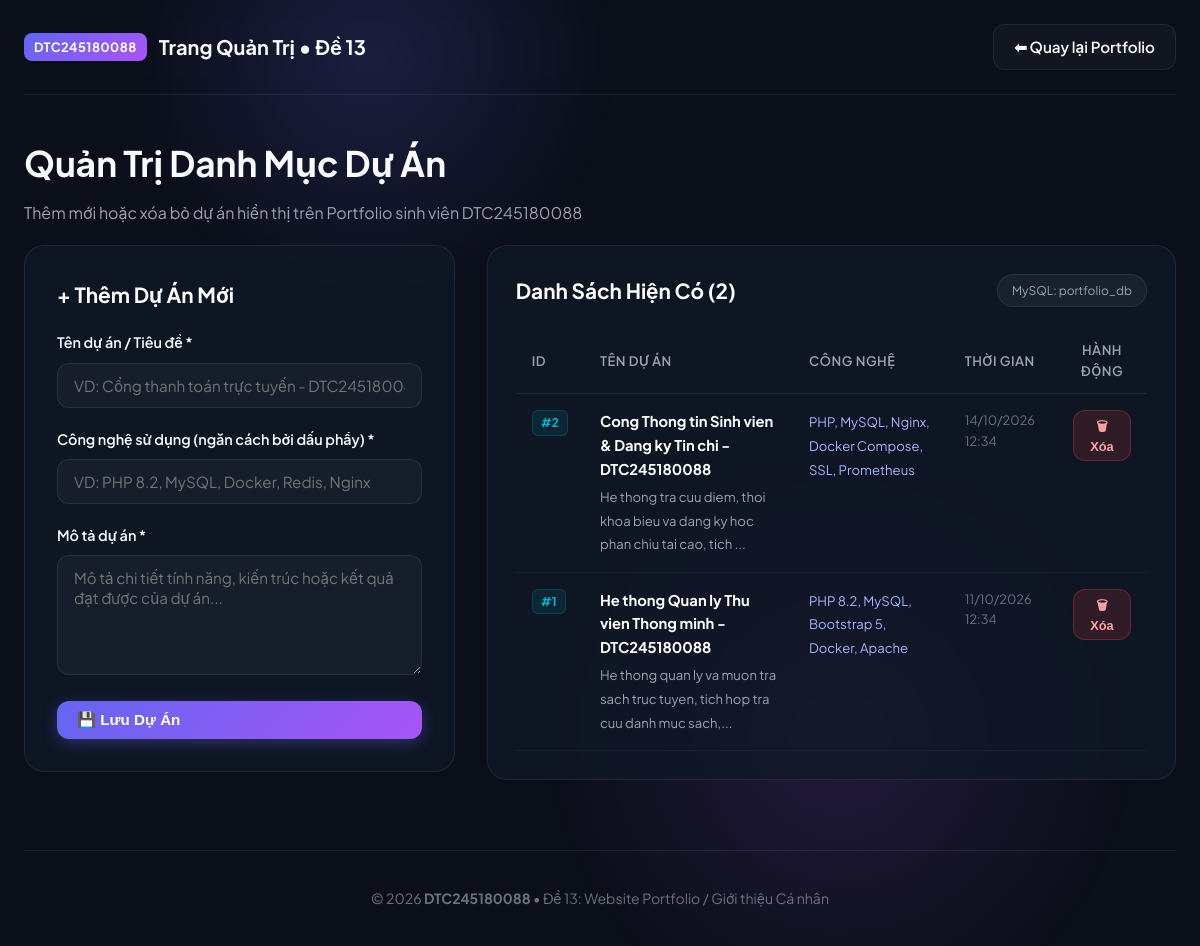
/app/admin.php, run on the app's committed database.
### tables this page shows
CREATE TABLE IF NOT EXISTS `projects` (
    `id` INT AUTO_INCREMENT PRIMARY KEY,
    `title` VARCHAR(255) NOT NULL,
    `description` TEXT NOT NULL,
    `tech_stack` VARCHAR(255) NOT NULL,
    `created_at` TIMESTAMP DEFAULT CURRENT_TIMESTAMP
);

### app/admin.php (the view, shortened to what this page needs)
<?php
require_once __DIR__ . '/db.php';
$projects = [];
if ($db_connected && $conn) {
    $result = $conn->query("SELECT * FROM projects ORDER BY created_at DESC");
    if ($result) {
        $projects = $result->fetch_all(MYSQLI_ASSOC);
    }
}
?>
<!DOCTYPE html>
<html lang="vi">
<head>
    <link rel="stylesheet" href="style.css">
</head>
<body>
<div class="container">
    <header class="navbar">
        <a href="index.php" class="nav-brand" id="admin-brand-link">
            <span class="brand-badge">DTC245180088</span>
            <span>Trang Quản Trị • Đề 13</span>
        </a>
        <nav class="nav-links">
            <a href="index.php" class="btn btn-secondary" id="btn-back-home">⬅ Quay lại Portfolio</a>
        </nav>
    </header>
    <div class="admin-header">
        <h1 style="font-size: 2.2rem; margin-bottom: 8px;">Quản Trị Danh Mục Dự Án</h1>
        <p style="color: var(--text-secondary);">Thêm mới hoặc xóa bỏ dự án hiển thị trên Portfolio sinh viên DTC245180088</p>
    </div>
    <div class="admin-grid">
        <div class="form-card">
            <h2 style="font-size: 1.3rem; margin-bottom: 20px; color: #fff;">+ Thêm Dự Án Mới</h2>
            <form action="admin.php" method="POST" id="form-create-project">
                <div class="form-group">
                    <label for="project-title">Tên dự án / Tiêu đề *</label>
                    <input
                        type="text"
                        id="project-title"
                        name="title"
                        class="form-control"
                        placeholder="VD: Cổng thanh toán trực tuyến - DTC245180088"
                        required
                    >
                </div>
                <div class="form-group">
                    <label for="project-tech">Công nghệ sử dụng (ngăn cách bởi dấu phẩy) *</label>
                    <input
                        type="text"
                        id="project-tech"
                        name="tech_stack"
                        class="form-control"
                        placeholder="VD: PHP 8.2, MySQL, Docker, Redis, Nginx"
                        required
                    >
                </div>
                <div class="form-group">
                    <label for="project-desc">Mô tả dự án *</label>
                    <textarea
                        id="project-desc"
                        name="description"
                        class="form-control"
                        placeholder="Mô tả chi tiết tính năng, kiến trúc hoặc kết quả đạt được của dự án..."
                        required
                    ></textarea>
                </div>
                <button type="submit" class="btn btn-primary" id="btn-submit-project" style="width: 100%;">
                    💾 Lưu Dự Án
                </button>
            </form>
        </div>
        <div class="table-card">
            <div style="display: flex; justify-content: space-between; align-items: center; margin-bottom: 20px;">
                <h2 style="font-size: 1.3rem; color: #fff;">Danh Sách Hiện Có (<?= count($projects) ?>)</h2>
                <span class="tech-tag" style="font-size: 0.75rem;">MySQL: portfolio_db</span>
            </div>
            <?php if (!empty($projects)): ?>
                <table class="custom-table" id="projects-table">
                    <thead>
                        <tr>
                            <th style="width: 60px;">ID</th>
                            <th>Tên Dự Án</th>
                            <th>Công Nghệ</th>
                            <th>Thời Gian</th>
                            <th style="width: 90px; text-align: center;">Hành Động</th>
                        </tr>
                    </thead>
                    <tbody>
                        <?php foreach ($projects as $item): ?>
                            <tr id="row-project-<?= (int)$item['id'] ?>">
                                <td>
                                    <span class="project-id-badge">#<?= (int)$item['id'] ?></span>
                                </td>
                                <td>
                                    <strong style="color: #fff; display: block; margin-bottom: 4px;"><?= htmlspecialchars($item['title']) ?></strong>
                                    <span style="font-size: 0.82rem; color: var(--text-secondary);"><?= htmlspecialchars(mb_strimwidth($item['description'], 0, 80, '...')) ?></span>
                                </td>
                                <td>
                                    <span style="font-size: 0.82rem; color: #a5b4fc;"><?= htmlspecialchars($item['tech_stack']) ?></span>
                                </td>
                                <td style="font-size: 0.8rem; color: var(--text-muted);">
                                    <?= date('d/m/Y H:i', strtotime($item['created_at'])) ?>
                                </td>
                                <td style="text-align: center;">
                                    <form action="admin.php" method="POST" onsubmit="return confirm('Bạn có chắc chắn muốn xóa dự án #<?= (int)$item['id'] ?> không?');">
                                        <button type="submit" class="btn btn-danger" style="padding: 6px 12px; font-size: 0.8rem;" id="btn-delete-<?= (int)$item['id'] ?>">
                                            🗑 Xóa
                                        </button>
                                    </form>
                                </td>
                            </tr>
                        <?php endforeach; ?>
                    </tbody>
                </table>
            <?php else: ?>
                <div style="text-align: center; padding: 40px 20px; color: var(--text-secondary);">
                    <p>Chưa có dự án nào trong cơ sở dữ liệu.</p>
                </div>
            <?php endif; ?>
        </div>
    </div>
    <footer>
        <p>© 2026 <strong>DTC245180088</strong> • Đề 13: Website Portfolio / Giới thiệu Cá nhân</p>
    </footer>
</div>
</body>
</html>

### data on the page
projects: id "2", title "Cong Thong tin Sinh vien & Dang ky Tin chi - DTC245180088", description "He thong tra cuu diem, thoi khoa bieu va dang ky hoc phan chiu tai cao, tich ...", tech_stack "PHP, MySQL, Nginx, Docker Compose, SSL, Prometheus", created_at "14/10/2026 12:34"
projects: id "1", title "He thong Quan ly Thu vien Thong minh - DTC245180088", description "He thong quan ly va muon tra sach truc tuyen, tich hop tra cuu danh muc sach,...", tech_stack "PHP 8.2, MySQL, Bootstrap 5, Docker, Apache", created_at "11/10/2026 12:34"

### other printed values
count($projects) "2"
